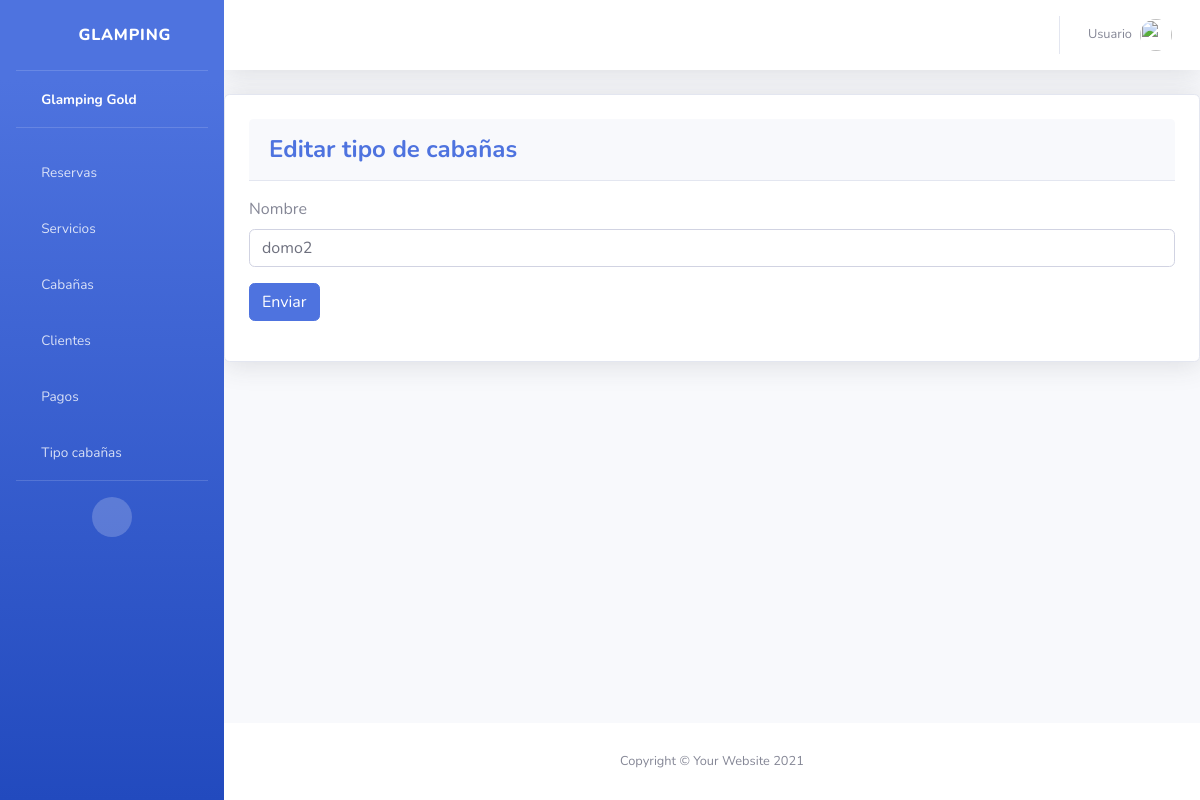
The app's page /tipocabañas/edit/4/, older data.
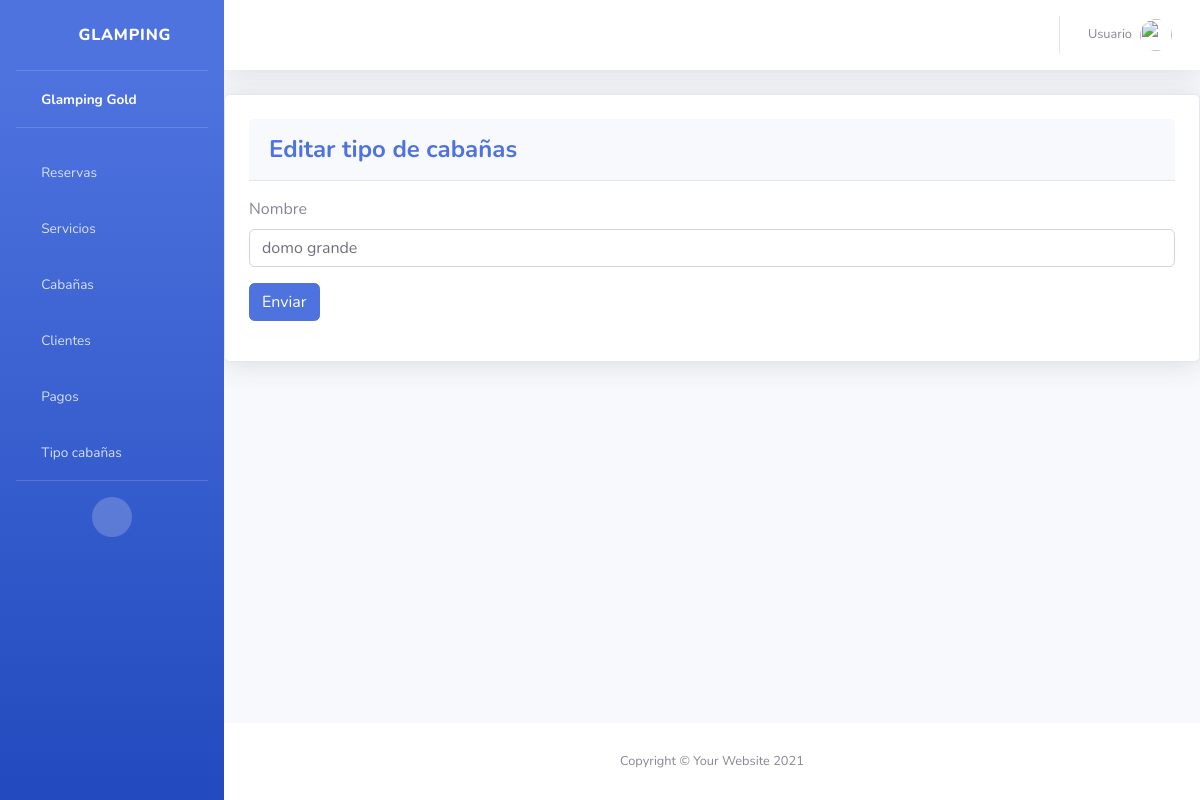
The same page, newer data.
### tipocabañas/models.py (models this page shows, shortened)
class Tipocabaña(models.Model):
    nombre = models.CharField(max_length=255 , )
    status = models.BooleanField(default=True)

### tipocabañas/forms.py
class TipocabañaForm(forms.ModelForm):
    class Meta:
        model = Tipocabaña
        fields = "__all__"
        exclude = ['status']
        labels = {
            'name': 'Nombre',
        }
        widgets = {
            'name': forms.TextInput(attrs={'placeholder': 'Ingresa el nombre'}),
        }

### tipocabañas/views.py (called while the page is built, shortened)
def edit_tipocabaña(request, tipocabaña_id):
    tipocabaña = Tipocabaña.objects.get(pk=tipocabaña_id)
    form = TipocabañaForm(request.POST or None, request.FILES or None, instance=tipocabaña)
    return render(request, 'tipocabañas/editar.html', {'form': form})

### templates/tipocabañas/editar.html
{% extends 'base.html' %}
{% block content %}
<div class="card shadow mb-4 p-4 ">
    <div class="card-header py-3 mb-3">
        <h4 class="m-0 font-weight-bold text-primary">Editar tipo de cabañas</h4>
    </div>
    {% include 'tipocabañas/form.html' %}
</div>
{% endblock %}

### templates/tipocabañas/form.html (shortened to what this page needs)
<form action="" method="POST">
    {% for field in form %}
    <div class="mb-3">
      <label for="" class="form-label">{{field.label}}</label>
      <input type="{{field.field.widget.input_type}}"
        class="form-control" name="{{field.name}}" id="" aria-describedby="helpId" placeholder="{{field.field.widget.attrs.placeholder}}"
        value="{{field.value | default:'' }}">
    </div>
    {% endfor %}
    <button type="submit" class="btn btn-primary">Enviar</button>
</form>

Row changes from the older to the newer data that the page shows:
changed Tipocabaña: nombre "domo2" → "domo grande"
